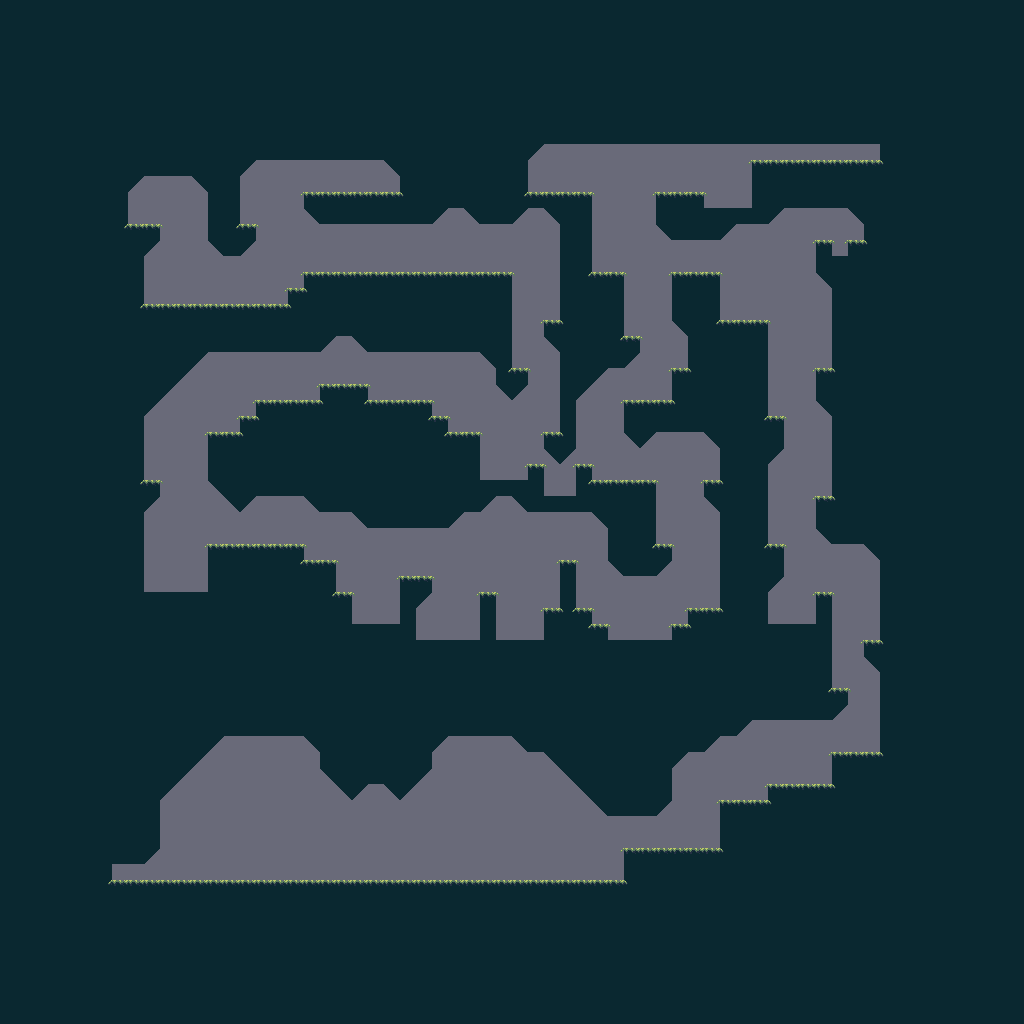

Below is a game level as drawn by its tile map, then a one-line description and the .tmx that defines it (tile-layer data replaced by summaries):
An orthogonal 64x64 tile map with 16x16 px tiles, 2 tile layers (MapTiles, StackedMapTiles) and 59 objects (7x 2, 6x 4, 5x 1, 5x 3, PlayerStart, ...).

<map version="1.10" tiledversion="1.10.2" orientation="orthogonal" renderorder="right-down" compressionlevel="0" width="64" height="64" tilewidth="16" tileheight="16" infinite="0" backgroundcolor="#696a79" nextlayerid="14" nextobjectid="127">
 <tileset firstgid="1" source="map-tiles.tsx" />
 <layer id="12" name="MapTiles" width="64" height="64">
  <data>[4096 cells, 3173 non-empty, 8 distinct tile ids]</data>
 </layer>
 <layer id="13" name="StackedMapTiles" width="64" height="64">
  <data>[4096 cells, 2 non-empty, 1 distinct tile ids]</data>
 </layer>
 <objectgroup id="8" name="colliders">
  <object id="120" x="144" y="304">
   <polyline points="0,0 0,-16 0,-32 0,-48 16,-64 16,-80 -16,-80 -16,-112 0,-128 48,-128 64,-112 64,-64 80,-48 96,-48 112,-64 112,-80 96,-80 96,-128 112,-144 240,-144 256,-128 256,-112 160,-112 160,-96 176,-80 288,-80 304,-96 320,-96 336,-80 368,-80 384,-96 400,-96 416,-80 416,16 400,16 400,32 416,48 416,128 400,128 400,144 416,160 432,144 432,96 464,64 480,64 496,48 496,32 480,32 480,-32 448,-32 448,-112 384,-112 384,-144 400,-160 736,-160 736,-144 608,-144 608,-96 560,-96 560,-112 512,-112 512,-80 528,-64 576,-64 592,-80 624,-80 640,-96 704,-96 720,-80 720,-64 704,-64 704,-48 688,-48 688,-64 672,-64 672,-32 688,-16 688,64 672,64 672,96 688,112 688,192 672,192 672,224 688,240 720,240 736,256 736,336 720,336 720,352 736,368 736,448 688,448 688,480 624,480 624,496 576,496 576,544 480,544 480,576 -32,576 -32,560 0,560 16,544 16,496 80,432 160,432 176,448 176,464 208,496 224,480 240,480 256,496 288,464 288,448 304,432 368,432 384,448 400,448 464,512 512,512 528,496 528,464 544,448 560,448 576,432 592,432 608,416 688,416 704,400 704,384 688,384 688,288 672,288 672,320 624,320 624,288 640,272 640,240 624,240 624,160 640,144 640,112 624,112 624,16 576,16 576,-32 528,-32 528,16 544,32 544,64 528,64 528,96 480,96 480,128 496,144 512,128 560,128 576,144 576,176 560,176 560,192 576,208 576,304 544,304 544,320 528,320 528,336 464,336 464,320 448,320 448,304 432,304 432,256 416,256 416,304 400,304 400,336 352,336 352,288 336,288 336,336 272,336 272,304 288,288 288,272 256,272 256,320 208,320 208,288 192,288 192,256 160,256 160,240 64,240 64,288 0,288 0,208 16,192 16,176 0,176 0,112 64,48 176,48 192,32 208,32 224,48 336,48 352,64 352,80 368,96 384,80 384,64 368,64 368,-32 160,-32 160,-16 144,-16 144,0 16,0" />
  </object>
  <object id="123" x="144" y="304" width="16" height="16" />
  <object id="125" x="208" y="432">
   <polyline points="0,0 32,0 32,-16 48,-16 48,-32 112,-32 112,-48 160,-48 160,-32 224,-32 224,-16 240,-16 240,0 272,0 272,48 320,48 320,32 336,32 336,64 368,64 368,32 384,32 384,48 448,48 448,112 464,112 464,128 448,144 416,144 400,128 400,96 384,80 320,80 304,64 288,64 272,80 256,80 240,96 160,96 144,80 112,80 96,64 48,64 32,80 0,48 0,16" />
  </object>
  <object id="126" x="208" y="432" width="16" height="16" />
 </objectgroup>
 <objectgroup id="7" name="Entities">
  <object id="9" name="PlayerStart" x="144.755" y="215.639">
   <point />
  </object>
  <object id="36" name="LevelEnd" x="120.57" y="875.046">
   <point />
  </object>
 </objectgroup>
 <objectgroup id="11" name="Lava">
  <object id="51" x="480" y="464" width="16" height="16" />
  <object id="52" x="496" y="464" width="16" height="16" />
  <object id="53" x="512" y="464" width="16" height="16" />
  <object id="54" x="544" y="480" width="16" height="16" />
  <object id="55" x="560" y="480" width="16" height="16" />
  <object id="56" x="144" y="576" width="16" height="16" />
  <object id="57" x="160" y="576" width="16" height="16" />
  <object id="58" x="176" y="576" width="16" height="16" />
  <object id="59" x="192" y="576" width="16" height="16" />
  <object id="60" x="352" y="608" width="16" height="16" />
  <object id="61" x="368" y="608" width="16" height="16" />
  <object id="62" x="384" y="608" width="16" height="16" />
  <object id="63" x="416" y="624" width="16" height="16" />
  <object id="64" x="432" y="624" width="16" height="16" />
  <object id="65" x="448" y="624" width="16" height="16" />
  <object id="66" x="464" y="624" width="16" height="16" />
  <object id="67" x="496" y="624" width="16" height="16" />
  <object id="68" x="512" y="624" width="16" height="16" />
  <object id="69" x="528" y="624" width="16" height="16" />
  <object id="70" x="608" y="624" width="16" height="16" />
  <object id="71" x="624" y="624" width="16" height="16" />
  <object id="72" x="640" y="624" width="16" height="16" />
  <object id="73" x="656" y="624" width="16" height="16" />
  <object id="74" x="704" y="192" width="16" height="16" />
  <object id="75" x="720" y="192" width="16" height="16" />
  <object id="76" x="736" y="192" width="16" height="16" />
  <object id="77" x="832" y="240" width="16" height="16" />
  <object id="78" x="768" y="608" width="16" height="16" />
  <object id="79" x="784" y="608" width="16" height="16" />
  <object id="80" x="800" y="608" width="16" height="16" />
 </objectgroup>
 <objectgroup id="9" name="Enemies">
  <object id="11" name="1" x="327.563" y="268.617">
   <point />
  </object>
  <object id="12" name="4" x="455.156" y="268.617">
   <point />
  </object>
  <object id="13" name="2" x="465.602" y="430.533">
   <point />
  </object>
  <object id="14" name="3" x="340.994" y="380.54">
   <point />
  </object>
  <object id="15" name="1" x="223.847" y="429.787">
   <point />
  </object>
  <object id="16" name="2" x="224.593" y="540.964">
   <point />
  </object>
  <object id="17" name="4" x="290.255" y="538.726">
   <point />
  </object>
  <object id="18" name="4" x="417.848" y="573.049">
   <point />
  </object>
  <object id="19" name="3" x="702.88" y="604.387">
   <point />
  </object>
  <object id="20" name="2" x="608.864" y="476.795">
   <point />
  </object>
  <object id="21" name="3" x="609.611" y="268.617">
   <point />
  </object>
  <object id="22" name="4" x="550.664" y="188.032">
   <point />
  </object>
  <object id="23" name="3" x="743.919" y="313.386">
   <point />
  </object>
  <object id="24" name="2" x="787.942" y="780.481">
   <point />
  </object>
  <object id="25" name="1" x="547.679" y="873.75">
   <point />
  </object>
  <object id="26" name="2" x="423.071" y="873.004">
   <point />
  </object>
  <object id="27" name="4" x="304.432" y="870.766">
   <point />
  </object>
  <object id="28" name="4" x="189.524" y="870.019">
   <point />
  </object>
 </objectgroup>
 <objectgroup id="10" name="Powerups">
  <object id="29" name="1" x="376.063" y="188.778">
   <point />
  </object>
  <object id="30" name="3" x="870.019" y="155.947">
   <point />
  </object>
  <object id="31" name="2" x="855.096" y="235.786">
   <point />
  </object>
  <object id="32" name="2" x="154.455" y="476.048">
   <point />
  </object>
  <object id="33" name="1" x="605.88" y="873.75">
   <point />
  </object>
 </objectgroup>
</map>